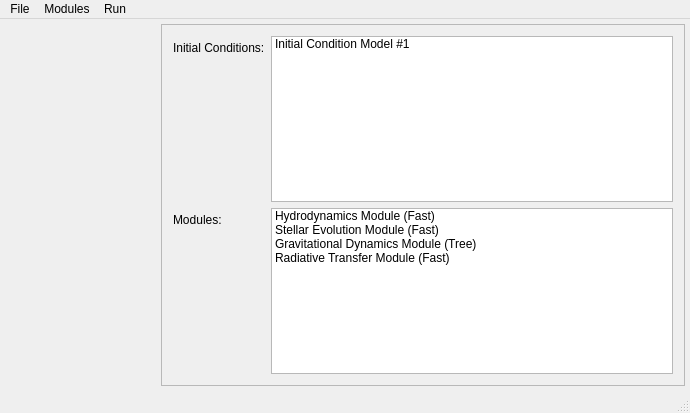
<?xml version="1.0" encoding="UTF-8"?>
<ui version="4.0">
 <class>ExperimentManager</class>
 <widget class="QMainWindow" name="ExperimentManager">
  <property name="geometry">
   <rect>
    <x>0</x>
    <y>0</y>
    <width>690</width>
    <height>413</height>
   </rect>
  </property>
  <property name="sizePolicy">
   <sizepolicy hsizetype="Expanding" vsizetype="Expanding">
    <horstretch>0</horstretch>
    <verstretch>0</verstretch>
   </sizepolicy>
  </property>
  <property name="windowTitle">
   <string>AMUSE Experiment Control</string>
  </property>
  <property name="unifiedTitleAndToolBarOnMac">
   <bool>true</bool>
  </property>
  <widget class="QWidget" name="centralWidget">
   <property name="sizePolicy">
    <sizepolicy hsizetype="Expanding" vsizetype="Expanding">
     <horstretch>0</horstretch>
     <verstretch>0</verstretch>
    </sizepolicy>
   </property>
   <layout class="QHBoxLayout" name="horizontalLayout_4">
    <property name="margin">
     <number>5</number>
    </property>
    <item>
     <widget class="ModulesToolBox" name="widget" native="true">
      <property name="minimumSize">
       <size>
        <width>150</width>
        <height>0</height>
       </size>
      </property>
      <property name="maximumSize">
       <size>
        <width>200</width>
        <height>16777215</height>
       </size>
      </property>
     </widget>
    </item>
    <item>
     <widget class="QFrame" name="frame">
      <property name="sizePolicy">
       <sizepolicy hsizetype="Expanding" vsizetype="Expanding">
        <horstretch>0</horstretch>
        <verstretch>0</verstretch>
       </sizepolicy>
      </property>
      <property name="frameShape">
       <enum>QFrame::StyledPanel</enum>
      </property>
      <property name="frameShadow">
       <enum>QFrame::Raised</enum>
      </property>
      <layout class="QFormLayout" name="formLayout">
       <item row="0" column="1">
        <widget class="QListWidget" name="listWidget">
         <item>
          <property name="text">
           <string>Initial Condition Model #1</string>
          </property>
         </item>
        </widget>
       </item>
       <item row="0" column="0">
        <widget class="QLabel" name="label">
         <property name="text">
          <string>Initial Conditions:</string>
         </property>
        </widget>
       </item>
       <item row="1" column="1">
        <widget class="QListWidget" name="listWidget_2">
         <item>
          <property name="text">
           <string>Hydrodynamics Module (Fast)</string>
          </property>
         </item>
         <item>
          <property name="text">
           <string>Stellar Evolution Module (Fast)</string>
          </property>
         </item>
         <item>
          <property name="text">
           <string>Gravitational Dynamics Module (Tree)</string>
          </property>
         </item>
         <item>
          <property name="text">
           <string>Radiative Transfer Module (Fast)</string>
          </property>
         </item>
        </widget>
       </item>
       <item row="1" column="0">
        <widget class="QLabel" name="label_2">
         <property name="text">
          <string>Modules:</string>
         </property>
        </widget>
       </item>
      </layout>
     </widget>
    </item>
   </layout>
  </widget>
  <widget class="QMenuBar" name="menuBar">
   <property name="geometry">
    <rect>
     <x>0</x>
     <y>0</y>
     <width>690</width>
     <height>21</height>
    </rect>
   </property>
   <widget class="QMenu" name="menuFile">
    <property name="title">
     <string>File</string>
    </property>
    <addaction name="actionNew_Experiment"/>
    <addaction name="actionOpen_Experiment"/>
    <addaction name="actionSave_Experiment"/>
    <addaction name="separator"/>
    <addaction name="actionExport_experiment"/>
    <addaction name="separator"/>
    <addaction name="actionClose"/>
   </widget>
   <widget class="QMenu" name="menuRun">
    <property name="title">
     <string>Run</string>
    </property>
    <addaction name="actionRun_Experiment"/>
   </widget>
   <widget class="QMenu" name="menuModules">
    <property name="title">
     <string>Modules</string>
    </property>
    <addaction name="actionImport_Module"/>
    <addaction name="actionEdit_Modules"/>
   </widget>
   <addaction name="menuFile"/>
   <addaction name="menuModules"/>
   <addaction name="menuRun"/>
  </widget>
  <widget class="QStatusBar" name="statusBar"/>
  <action name="actionOpen_Experiment">
   <property name="text">
    <string>Open Experiment...</string>
   </property>
   <property name="shortcut">
    <string>Ctrl+O</string>
   </property>
   <property name="visible">
    <bool>true</bool>
   </property>
  </action>
  <action name="actionNew_Experiment">
   <property name="text">
    <string>New Experiment...</string>
   </property>
   <property name="shortcut">
    <string>Ctrl+N</string>
   </property>
  </action>
  <action name="actionSave_Experiment">
   <property name="text">
    <string>Save Experiment</string>
   </property>
   <property name="shortcut">
    <string>Ctrl+S</string>
   </property>
  </action>
  <action name="actionClose">
   <property name="text">
    <string>Close</string>
   </property>
   <property name="shortcut">
    <string>Ctrl+W</string>
   </property>
  </action>
  <action name="actionRun_Experiment">
   <property name="text">
    <string>Run Experiment</string>
   </property>
   <property name="shortcut">
    <string>Ctrl+R</string>
   </property>
  </action>
  <action name="actionExport_experiment">
   <property name="text">
    <string>Export Experiment...</string>
   </property>
  </action>
  <action name="actionImport_Module">
   <property name="text">
    <string>Import Module Specification...</string>
   </property>
  </action>
  <action name="actionEdit_Modules">
   <property name="text">
    <string>Edit Modules...</string>
   </property>
   <property name="shortcut">
    <string>Ctrl+M</string>
   </property>
  </action>
 </widget>
 <layoutdefault spacing="6" margin="11"/>
 <customwidgets>
  <customwidget>
   <class>ModulesToolBox</class>
   <extends>QWidget</extends>
   <header>modulestoolbox.hpp</header>
   <container>1</container>
  </customwidget>
 </customwidgets>
 <resources/>
 <connections>
  <connection>
   <sender>actionClose</sender>
   <signal>triggered()</signal>
   <receiver>ExperimentManager</receiver>
   <slot>close()</slot>
   <hints>
    <hint type="sourcelabel">
     <x>-1</x>
     <y>-1</y>
    </hint>
    <hint type="destinationlabel">
     <x>289</x>
     <y>183</y>
    </hint>
   </hints>
  </connection>
 </connections>
</ui>
